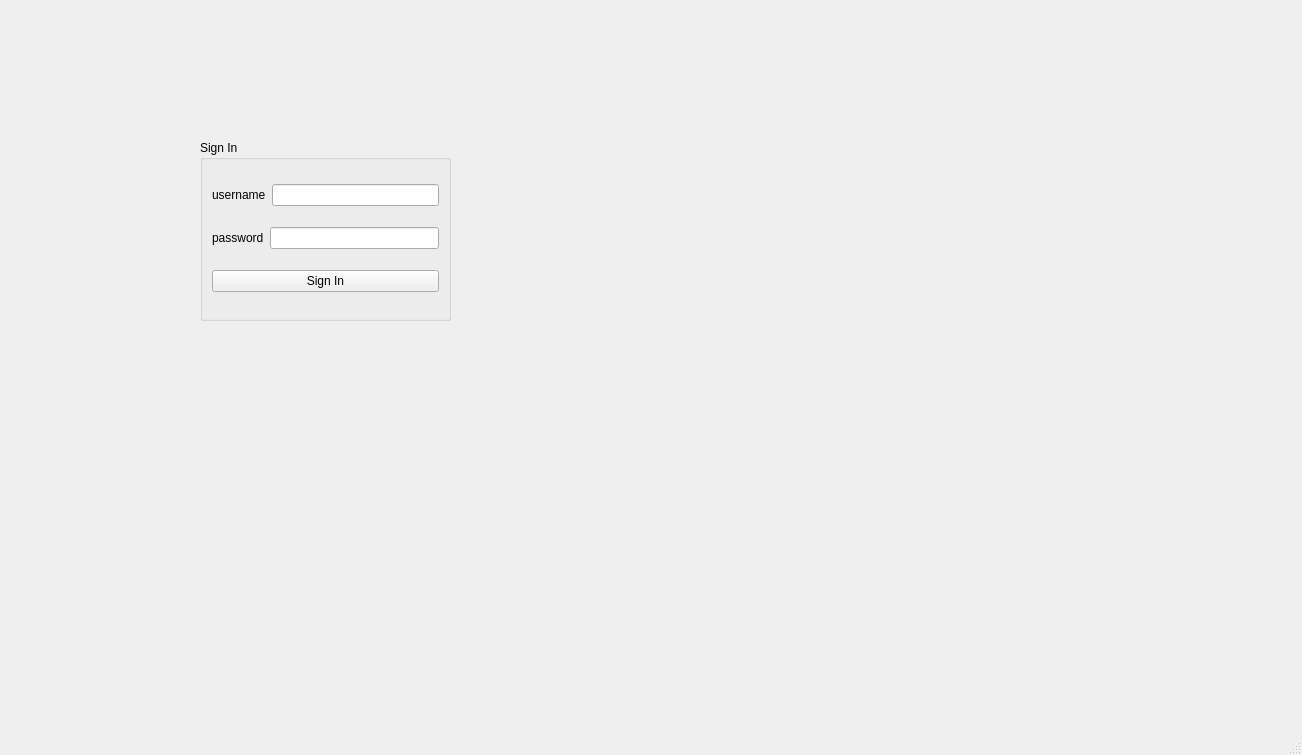
<?xml version="1.0" encoding="UTF-8"?>
<ui version="4.0">
 <class>MainWindow</class>
 <widget class="QMainWindow" name="MainWindow">
  <property name="geometry">
   <rect>
    <x>0</x>
    <y>0</y>
    <width>1302</width>
    <height>755</height>
   </rect>
  </property>
  <property name="windowTitle">
   <string>MainWindow</string>
  </property>
  <widget class="QWidget" name="centralwidget">
   <widget class="QGroupBox" name="groupBox">
    <property name="geometry">
     <rect>
      <x>200</x>
      <y>140</y>
      <width>251</width>
      <height>181</height>
     </rect>
    </property>
    <property name="title">
     <string>Sign In</string>
    </property>
    <layout class="QVBoxLayout" name="verticalLayout">
     <item>
      <layout class="QHBoxLayout" name="horizontalLayout">
       <item>
        <widget class="QLabel" name="label_user">
         <property name="text">
          <string>username</string>
         </property>
        </widget>
       </item>
       <item>
        <widget class="QLineEdit" name="lineEdit_user"/>
       </item>
      </layout>
     </item>
     <item>
      <layout class="QHBoxLayout" name="horizontalLayout_2">
       <item>
        <widget class="QLabel" name="label_password">
         <property name="text">
          <string>password</string>
         </property>
        </widget>
       </item>
       <item>
        <widget class="QLineEdit" name="lineEdit_pass"/>
       </item>
      </layout>
     </item>
     <item>
      <layout class="QHBoxLayout" name="horizontalLayout_3">
       <item>
        <widget class="QPushButton" name="pushButton_SignIn">
         <property name="text">
          <string>Sign In</string>
         </property>
        </widget>
       </item>
      </layout>
     </item>
    </layout>
   </widget>
  </widget>
  <widget class="QMenuBar" name="menubar">
   <property name="geometry">
    <rect>
     <x>0</x>
     <y>0</y>
     <width>1302</width>
     <height>22</height>
    </rect>
   </property>
  </widget>
  <widget class="QStatusBar" name="statusbar"/>
 </widget>
 <resources/>
 <connections/>
</ui>
